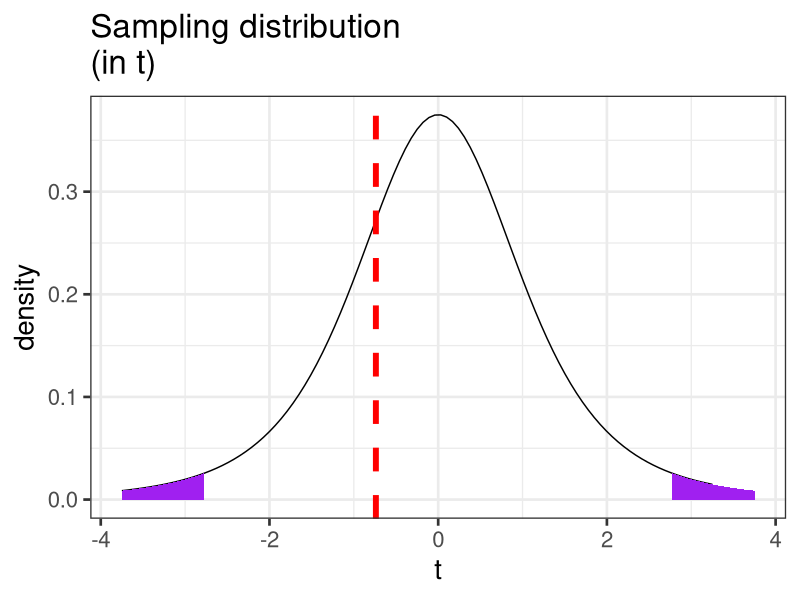

Reproduce this figure in R. (Note: this script raises an error after producing the figure.)
## ---- chunk 1
library(tidyverse)
library(here)
library(knitr)
library(kableExtra)
library(ggpubr)
## ---- chunk 2
pets = data.frame(cat = c(2,5,3,1,2), 
                  dog = c(1,4,3,3,5))

pets$difference = pets$cat-pets$dog

psych::describe(pets, fast = T)
## ---- chunk 3
#| code-fold: true
#| 
stat = mean(pets$difference)/(sd(pets$difference)/sqrt(5))
df = 4
cv_t = qt(df = df, p = .975)
t_x = seq(-3.75, 3.75)
data.frame(t_x) %>%
  ggplot(aes(x=t_x)) +
  stat_function(fun = function(x) dt(x, df), geom = "line") +
  stat_function(fun = function(x) dt(x, df), geom = "area", 
                xlim = c(cv_t, 3.75), fill = "purple") +
  stat_function(fun = function(x) dt(x, df), geom = "area", 
                xlim = c(-3.75, -1*cv_t), fill = "purple") +
  geom_vline(aes(xintercept = stat), color = "red", linetype = 2, size = 2)+
  labs(title = "Sampling distribution \n(in t)", y = "density", x = "t")+
  theme_bw(base_size = 20)
## ---- chunk 4
stat = mean(pets$difference)/(sd(pets$difference)/sqrt(5))
pt(abs(stat), df = 5-1, lower.tail = F)
pt(abs(stat), df = 5-1, lower.tail = F)*2
## ---- chunk 5
t.test(pets$cat, pets$dog, paired = T)
## ---- chunk 6
school = read_csv(here("data/census_at_school.csv"))
school$friends = school$Hanging_Out_With_Friends_Hours
school = filter(school, !is.na(Gender))
table(school$Gender)
psych:: describe(school$Hanging_Out_With_Friends_Hours)
## ---- chunk 7
school %>%
  ggplot(aes(x = friends)) + 
   geom_density(color = "red", size = 2, fill = "red", alpha = .3) + 
  geom_histogram(aes(y = ..density..), bins = 50) + 
 labs(x = "Hours per week", title = "Full sample") + theme_minimal(base_size = 20)
## ---- chunk 8
school %>%
  filter(friends < 168) %>%
  ggplot(aes(x = friends)) + 
  geom_density(color = "red", size = 2, fill = "red", alpha = .3) + 
  geom_histogram(aes(y = ..density..), bins = 50) + 
  labs(x = "Hours per week", title = "Mathematically possible") + theme_minimal(base_size = 20)
## ---- chunk 9
school_new = filter(school, friends < 168)
psych::describeBy(school_new$friends, group = school_new$Gender)
## ---- chunk 10
stats = psych::describeBy(school_new$friends, group = school_new$Gender)
## ---- chunk 11
x1 = stats$Female[1, "mean"]
s1 = stats$Female[1, "sd"]
n1 = stats$Female[1, "n"]

x2 = stats$Male[1, "mean"]
s2 = stats$Male[1, "sd"]
n2 = stats$Male[1, "n"]

rx1 = round(x1, 2)
rs1 = round(s1, 2)
rn1 = round(n1, 2)
rx2 = round(x2, 2)
rs2 = round(s2, 2)
rn2 = round(n2, 2)

s=sqrt(((n1-1)*s1^2+(n2-1)*s2^2)/(n1+n2-2))

s_d = s*sqrt((1/n1) + (1/n2))

df = n1+n2-2
## ---- chunk 12
(cv = qt(p = .975, df = 203))
## ---- chunk 13
#| code-fold: true
x = c(-5:5)

data.frame(x) %>%
  ggplot(aes(x=x)) +
  stat_function(fun= function(x) dt(x, df = df), geom = "area", 
                xlim = c(cv, 5), fill = "purple") +
  stat_function(fun= function(x) dt(x, df = df), geom = "area", 
                xlim = c(-5, cv*-1), fill = "purple") +
  stat_function(fun= function(x) dt(x, df = df), geom = "line") +
  labs(x = "Difference in means", y = "density") +
  theme_light(base_size = 20)

## ---- chunk 14
(t = (x1-x2)/s_d)
## ---- chunk 15
#| code-fold: true
#| 
data.frame(x) %>%
  ggplot(aes(x=x)) +
  stat_function(fun= function(x) dt(x, df = df), geom = "area", 
                xlim = c(cv, 5), fill = "purple") +
  stat_function(fun= function(x) dt(x, df = df), geom = "area", 
                xlim = c(-5, cv*-1), fill = "purple") +
  stat_function(fun= function(x) dt(x, df = df), geom = "line") +
  geom_vline(aes(xintercept = t), color = "black")+
  labs(x = "Difference in means", y = "density") +
  theme_light(base_size = 20)

## ---- chunk 16
pt(t, df = df, lower.tail = F)*2
## ---- chunk 17
#| code-fold: true

data.frame(x) %>%
  ggplot(aes(x=x)) +
  stat_function(fun= function(x) dt(x, df = df), geom = "area", 
                xlim = c(cv, 5), fill = "purple",alpha = .5) +
  stat_function(fun= function(x) dt(x, df = df), geom = "area", 
                xlim = c(-5, cv*-1), fill = "purple",alpha = .5) +
  stat_function(fun= function(x) dt(x, df = df), geom = "area", 
                xlim = c(t, 5), fill = "red",alpha = .7) +
  stat_function(fun= function(x) dt(x, df = df), geom = "area", 
                xlim = c(-5, t*-1), fill = "red",alpha = .7) +
  stat_function(fun= function(x) dt(x, df = df), geom = "line") +
  geom_vline(aes(xintercept = t), color = "black")+
  labs(x = "Difference in means", y = "density") +
  theme_light(base_size = 20)

## ---- chunk 18
t.test(friends~Gender, data = school_new, var.equal = T)
## ---- chunk 19
qt(p = .975, df = 203)
## ---- chunk 20
sd(school_new$friends[school_new$Gender == "Female"], na.rm=T)
qt(.975, df = 122-1)
## ---- chunk 21
sd(school_new$friends[school_new$Gender == "Male"], na.rm=T)
qt(.975, df = 83-1)
## ---- chunk 22
ggerrorplot(school_new, x = "Gender", y = "friends", 
            desc_stat = "mean_ci", color = "Gender", 
            ylab = "Hours spent with friends (per week)")
## ---- chunk 23
ggerrorplot(school_new, x = "Gender", y = "friends", 
            desc_stat = "mean_ci", color = "Gender", 
            ylim=range(school_new$friends, na.rm=T),
            ylab = "Hours spent with friends (per week)")
## ---- chunk 24
#| code-fold: true
ggerrorplot(school_new, x = "Gender", y = "friends", 
            desc_stat = "mean_ci", color = "Gender", 
            ylab = "Hours spent with friends (per week)") +
  geom_hline(aes(yintercept = 10), linetype = "dashed")
